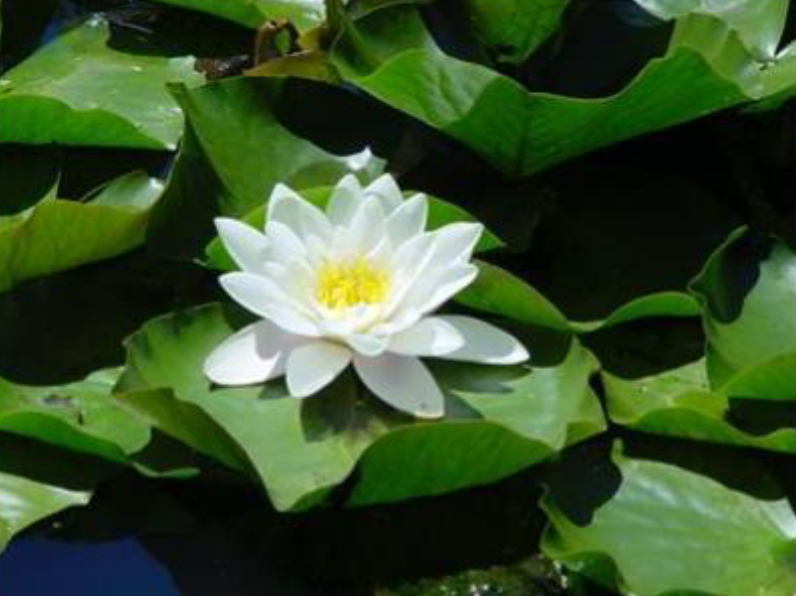
#> input picture Assignment 02/visual_attention.png, 796 x 596 px
$ python assignment_02_task3.py
#> lines starting #> are read from the running program, lines starting #| are printed output that depends on the picture
"""
Group 01
Chams Alassil Khoury, 7161852
Adrian Westphal, 6940017
Jan Willruth, 6768273
"""

import matplotlib.pyplot as plt
import numpy as np
from skimage.io import imread
from skimage.color import rgba2rgb, rgb2gray
from skimage.transform import pyramid_gaussian
from skimage.transform import resize

img = imread("visual_attention.png")
#> img is the input picture: shape (596, 796, 4); mean R, G, B, A 56.6, 81.2, 42.5, 255
img_gray = rgb2gray(rgba2rgb(img))
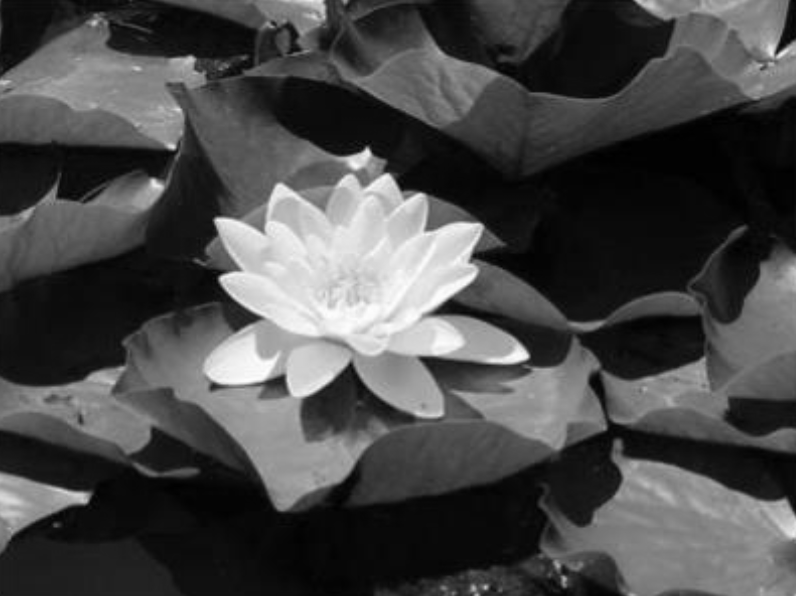
#> img_gray: shape (596, 796) float64; min 0, max 0.999, mean 0.287

# Center and surround pyramids and visualization
max_layer = 4
sigma_c, sigma_s = 9, 16
pyramid_center = list(pyramid_gaussian(img_gray, max_layer=max_layer, sigma=sigma_c))
#> pyramid_center = 5 items
pyramid_surround = list(pyramid_gaussian(img_gray, max_layer=max_layer, sigma=sigma_s))
#> pyramid_surround = 5 items

for C_j in pyramid_center:
    plt.imshow(C_j, cmap="gray")
    plt.show()
#> this loop made 5 passes

for S_j in pyramid_surround:
    plt.imshow(S_j, cmap="gray")
    plt.show()
#> this loop made 5 passes
#> pass 2, `plt.show()`:
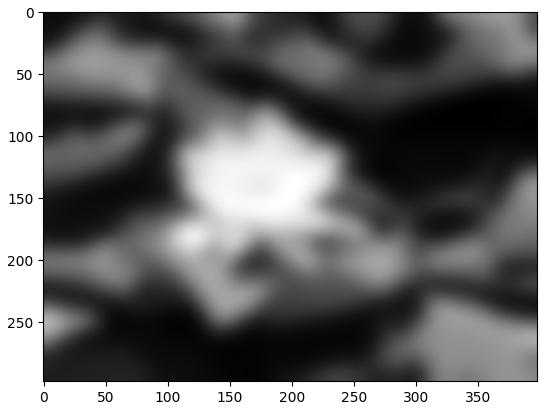
#> figure drawn by matplotlib, 1 panel

# on-off and off-on pyramids calculation and visualization
pyramid_on_off = [np.clip(pyramid_surround[i]-pyramid_center[i], 0, 1) for i in range(max_layer)]
#> pyramid_on_off = 4 items
pyramid_off_on = [np.clip(pyramid_center[i]-pyramid_surround[i], 0, 1) for i in range(max_layer)]
#> pyramid_off_on = 4 items

for l_on_off in pyramid_on_off:
    plt.imshow(l_on_off, cmap="gray")
    plt.show()
#> this loop made 4 passes
#> pass 1, `plt.show()`:
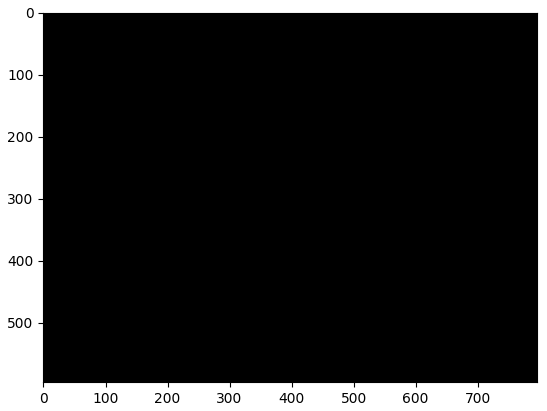
#> figure drawn by matplotlib, 1 panel

for l_off_on in pyramid_off_on:
    plt.imshow(l_off_on, cmap="gray")
    plt.show()
#> this loop made 4 passes
#> pass 2, `plt.show()`:
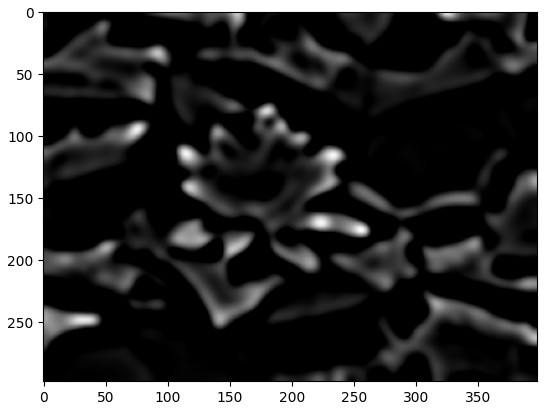
#> figure drawn by matplotlib, 1 panel

# Upsample layers, calculate feature map and visualize
for i in range(1, max_layer):
    pyramid_on_off[i] = resize(pyramid_on_off[i], pyramid_on_off[0].shape)
    pyramid_off_on[i] = resize(pyramid_off_on[i], pyramid_off_on[0].shape)

feature_map_on_off = np.mean(pyramid_on_off, axis=0)
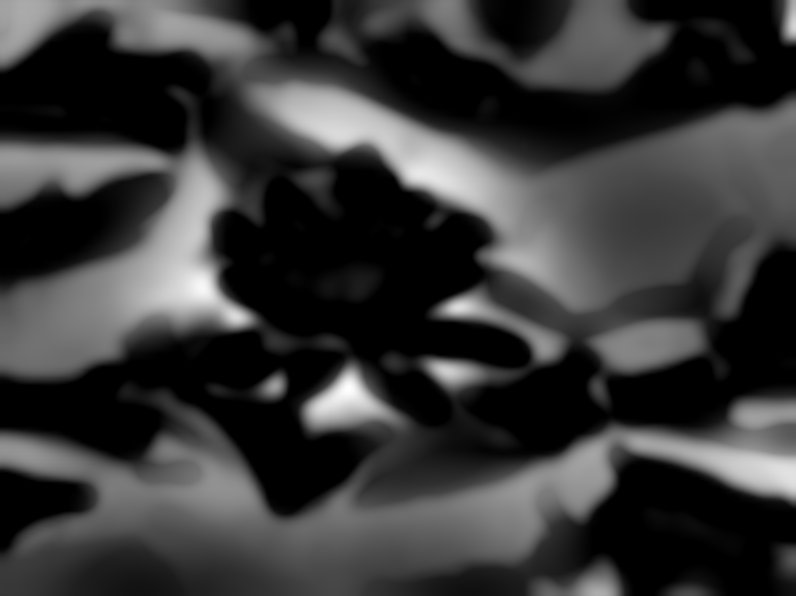
#> feature_map_on_off: shape (596, 796) float64; min 0, max 0.0664, mean 0.0146; drawn with min black and max white
feature_map_off_on = np.mean(pyramid_off_on, axis=0)
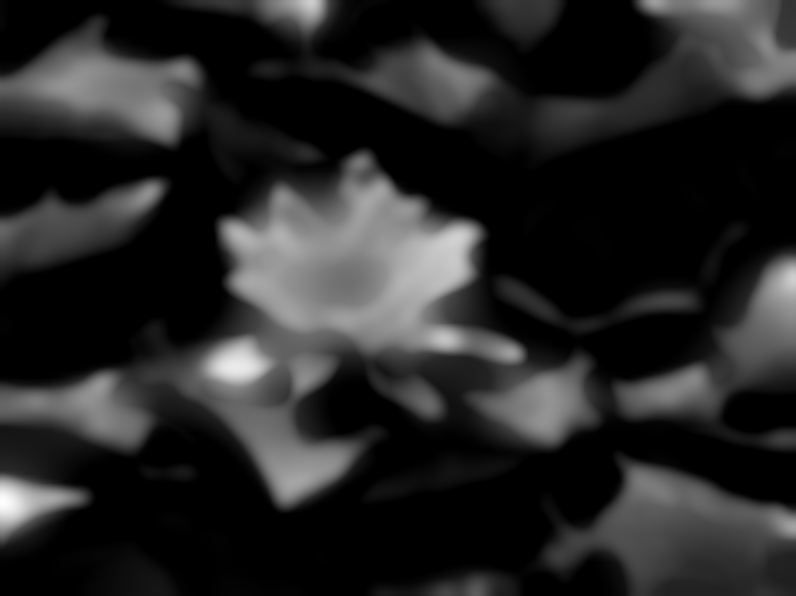
#> feature_map_off_on: shape (596, 796) float64; min 0, max 0.0962, mean 0.0146; drawn with min black and max white

plt.imshow(feature_map_on_off, cmap="gray")
plt.show()
plt.imshow(feature_map_off_on, cmap="gray")
plt.show()

# Saliency map calculation and visualization
saliency_map = np.mean([feature_map_on_off, feature_map_off_on], axis=0)
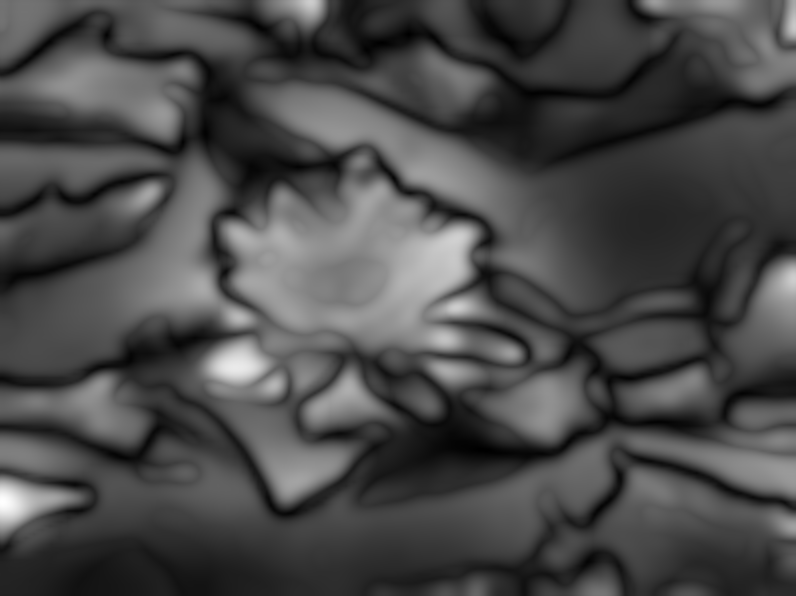
#> saliency_map: shape (596, 796) float64; min 0.00085, max 0.0481, mean 0.0146; drawn with min black and max white

plt.imshow(saliency_map, cmap="gray")
plt.show()

'''
What advantage does using this approach based on image pyramids have over the integral
image method from assignment sheet 1?
No need for window sizes that fit the size of the object we want to detect. Also, execution is faster.
'''
